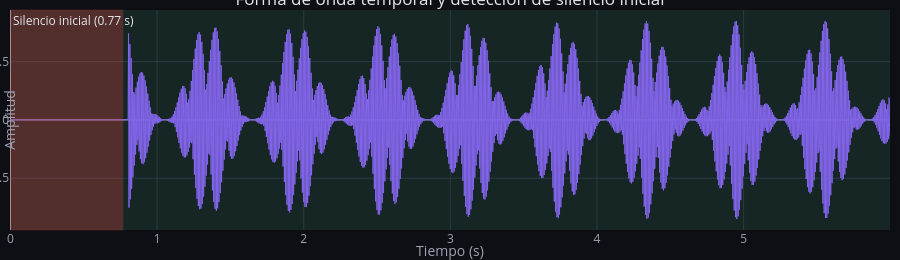
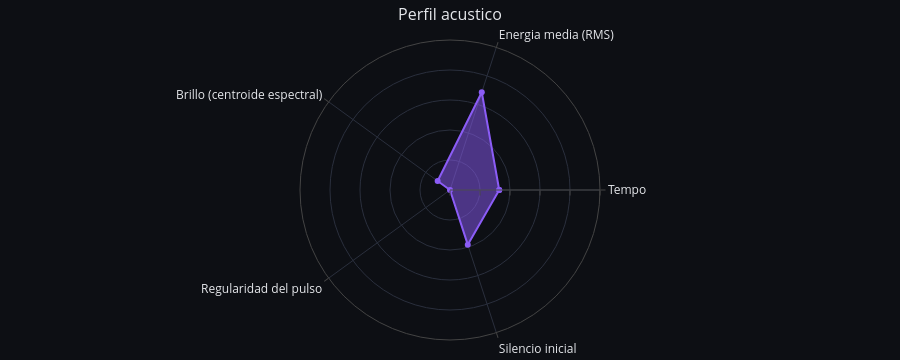

These figures' notebook cell, in order:
### Markdown cell above
## 4. Visualización de la Señal Temporal y Gráfico de Radar en Plotly
Reutilizamos exactamente las funciones de visualización de la interfaz Streamlit:
- **`leer_metadatos_audio()` y `_grafico_onda()`** (`app/componentes/reproductor_onda.py`): grafican la forma de onda temporal en el eje del tiempo, sobre la cual resaltamos en rojo la zona exacta de silencio inicial detectada (`initial_silence_sec`).
- **`grafico_radar()`** (`app/componentes/graficos_plotly.py`): compara los 5 ejes acústicos normalizados de la pista analizada frente a la mediana viral (`p50`). Cuando el modelo real y SHAP están activos, también se despliegan `grafico_velocimetro()` y `grafico_barras_shap()`.

### Code cell
meta_audio = leer_metadatos_audio(audio_bytes)
fig_onda = _grafico_onda(meta_audio["onda_reducida"], meta_audio["paso_seg"])

# Resaltar el silencio inicial detectado por el modulo DSP
silencio_detectado = resultado.vector["initial_silence_sec"]
fig_onda.add_vrect(
    x0=0.0,
    x1=silencio_detectado,
    fillcolor="#ef4444",
    opacity=0.28,
    line_width=1,
    line_color="#ef4444",
    annotation_text=f"Silencio inicial ({silencio_detectado:.2f} s)",
    annotation_position="top left",
)
fig_onda.update_layout(
    title="Forma de onda temporal y deteccion de silencio inicial",
    paper_bgcolor="#0d0f14",
    plot_bgcolor="#151821",
    font=dict(color="#e5e7eb"),
    height=260,
)
fig_onda.show()

# Grafico de radar de 5 ejes usando la funcion real del repositorio
fig_radar = grafico_radar(resultado.vector, resultado.umbrales)
fig_radar.update_layout(paper_bgcolor="#0d0f14", font=dict(color="#e5e7eb"))
fig_radar.show()

# Si el modelo y SHAP estan disponibles, mostrar tambien velocimetro y barras SHAP
if resultado.engagement_estimado is not None:
    fig_gauge = grafico_velocimetro(resultado.engagement_estimado * 100)
    fig_gauge.update_layout(paper_bgcolor="#0d0f14", font=dict(color="#e5e7eb"))
    fig_gauge.show()

if resultado.explicacion_shap and resultado.explicacion_shap.get("contribuciones"):
    fig_shap = grafico_barras_shap(resultado.explicacion_shap["contribuciones"])
    fig_shap.update_layout(paper_bgcolor="#0d0f14", plot_bgcolor="#151821", font=dict(color="#e5e7eb"))
    fig_shap.show()

### Figure 1 — Plotly figure (JSON) as saved in the notebook; plotly's stock layout.template omitted (floating-point values rounded to 4 significant figures; data arrays with more than 128 entries replaced by an {"elided": "..."} marker saying what was removed)
{"data": [{"line": {"color": "#8b5cf6", "width": 1}, "mode": "lines", "type": "scatter", "x": {"elided": "2005 float values"}, "y": {"elided": "2005 float values"}}], "layout": {"annotations": [{"showarrow": false, "text": "Silencio inicial (0.77 s)", "x": 0, "xanchor": "left", "xref": "x", "y": 1, "yanchor": "top", "yref": "y domain"}], "font": {"color": "#e5e7eb"}, "height": 260, "margin": {"b": 30, "l": 10, "r": 10, "t": 10}, "paper_bgcolor": "#0d0f14", "plot_bgcolor": "#151821", "shapes": [{"fillcolor": "#22c55e", "line": {"width": 0}, "opacity": 0.08, "type": "rect", "x0": 0, "x1": 5.998, "xref": "x", "y0": 0, "y1": 1, "yref": "y domain"}, {"fillcolor": "#ef4444", "line": {"color": "#ef4444", "width": 1}, "opacity": 0.28, "type": "rect", "x0": 0, "x1": 0.7663, "xref": "x", "y0": 0, "y1": 1, "yref": "y domain"}], "showlegend": false, "title": {"text": "Forma de onda temporal y deteccion de silencio inicial"}, "xaxis": {"color": "#9ca3af", "gridcolor": "#2a2f3d", "title": {"text": "Tiempo (s)"}}, "yaxis": {"color": "#9ca3af", "gridcolor": "#2a2f3d", "title": {"text": "Amplitud"}}}}

### Figure 2 — Plotly figure (JSON) as saved in the notebook; plotly's stock layout.template omitted (floating-point values rounded to 4 significant figures)
{"data": [{"fill": "toself", "hovertemplate": "%{theta}: %{text}<extra></extra>", "line": {"color": "#8b5cf6"}, "name": "Tu audio", "r": [0.3282, 0.6853, 0.1018, 0, 0.3831, 0.3282], "text": ["99.384 BPM", "0.274 ", "958.003 Hz", "0.000 ", "0.766 s", "99.384 BPM"], "theta": ["Tempo", "Energia media (RMS)", "Brillo (centroide espectral)", "Regularidad del pulso", "Silencio inicial", "Tempo"], "type": "scatterpolar"}], "layout": {"font": {"color": "#e5e7eb"}, "height": 360, "legend": {"orientation": "h", "y": -0.1}, "margin": {"b": 20, "l": 20, "r": 20, "t": 40}, "paper_bgcolor": "#0d0f14", "plot_bgcolor": "rgba(0,0,0,0)", "polar": {"angularaxis": {"gridcolor": "#2a2f3d"}, "bgcolor": "rgba(0,0,0,0)", "radialaxis": {"gridcolor": "#2a2f3d", "range": [0, 1], "showticklabels": false}}, "title": {"font": {"size": 16}, "text": "Perfil acustico"}}}
